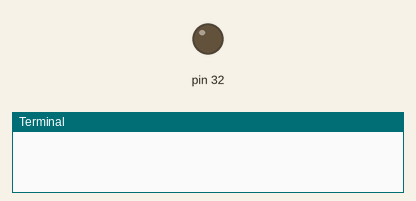
Bench run of a program on a simulated Raspberry Pi (header pin numbers). On the bench: output pins drawn as LEDs (lit = HIGH), the last lines printed to the terminal. At 120.0 s the program stops and its outputs stay as they are.

Above: at 0.7 s.
At 5.2 s:
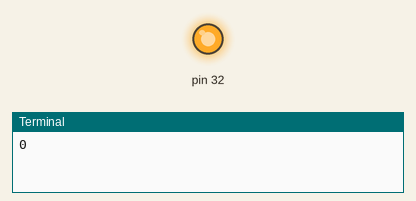
Timing chart, 0 to 6.9 s (numbered marks = the images above):
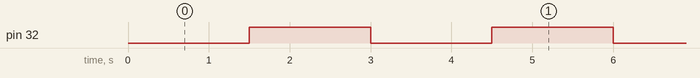

Measured:
- by itself, pin 32: alternates HIGH for 1.5 s and LOW for 1.5 s, 79 changes in all, then stays HIGH

The program:

hiLow.py
```python
# RPi Demo
# Uses GPIO pin 32 to output voltage from HI to LOW
# Sleeps between HI and LOW to allow for human witness
# Loops an arbitrary number of times for viewing time
import RPi.GPIO as GPIO
import time
GPIO.setmode(GPIO.BOARD)
GPIO.setup(32, GPIO.OUT, initial=GPIO.HIGH)

for i in range(40):
	GPIO.output(32, GPIO.LOW)
	time.sleep(1.5)
	GPIO.output(32, GPIO.HIGH)
	time.sleep(1.5)
	print(i)
```
